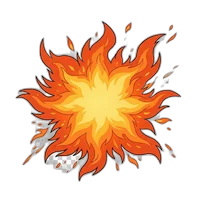
#> input picture assets/attack-fx-fire.webp, 200 x 200 px
$ python process-character-sprite.py ../assets/attack-fx-fire.webp out.png
#> lines starting #> are read from the running program, lines starting #| are printed output that depends on the picture; after the words box and inside, x2 and y2 are one past the last pixel; in counts of white or black regions, pixels touching at a corner belong together
#!/usr/bin/env python3
"""
Character sprite preprocessor — deterministic pipeline for cartoon train art.

Why this exists:
- AI rembg (u2net, isnet) hallucinates on flat cartoon art, removing inner body regions.
- Each sprite source has different characteristics (white bg JPEG / gray matte PNG / transparent PNG).
- Need consistent output dimensions for game engine positioning (spriteHeight + wheelPositions).

Usage:
    python3 scripts/process-character-sprite.py <input> <output.webp> [--outline] [--detect-wheels]

Example:
    python3 scripts/process-character-sprite.py \\
        "assets/train/linus casey/Linus.png" \\
        assets/train/linus-body.webp \\
        --outline --detect-wheels

Pipeline:
1. Detect source type — RGBA with existing transparency, white bg, gray matte, colored bg
2. Apply best threshold removal (no AI hallucination on flat fills)
3. Strip horizontal rail lines (thin dark bands <=6px with >70% opacity, brightness <60)
4. Optional: erode 1px anti-alias fringe + dilate 3px to add white outline stroke (for blend)
5. Crop to content bbox
6. Resize max 700px width
7. Save as WebP quality 92 method 6
8. Optional: scan sprite for wheel positions (dark clusters in bottom 20%)

See documentation/LESSONS-LEARNED.md "Manual threshold beats AI rembg for cartoon art".
"""
import sys
import argparse
from PIL import Image, ImageFilter
import numpy as np


def detect_source_bg(arr, h, w):
    """Return ('transparent', 'white', 'gray', 'colored') based on corner sampling."""
    corners = [arr[0,0], arr[0,w-1], arr[h-1,0], arr[h-1,w-1]]
    alphas = [c[3] for c in corners]
    if all(a < 128 for a in alphas):
        return 'transparent'
    rgbs = [c[:3] for c in corners]
    # All corners nearly white?
    if all(r >= 235 and g >= 235 and b >= 235 for r,g,b in rgbs):
        return 'white'
    # All corners similar gray?
    if all(abs(int(r)-int(g)) < 20 and abs(int(g)-int(b)) < 20 and 180 <= r <= 245 for r,g,b in rgbs):
        return 'gray'
    return 'colored'


# [11 lines left out: function threshold_remove, not called in this run]


def strip_rail_lines(arr, h, w, max_thickness=6, brightness_thresh=60, opacity_min=0.5):
    """Remove thin dark horizontal bands (rail lines embedded in source art)."""
    rail_rows = []
    for y in range(h):
        row = arr[y]
        opaque = (row[:, 3] > 128)
        if opaque.sum() < w * opacity_min: continue
        op_rgb = row[opaque, :3]
        if op_rgb.mean() > brightness_thresh: continue
        rail_rows.append(y)
    if not rail_rows: return arr
    groups = [[rail_rows[0]]]
    for y in rail_rows[1:]:
        if y - groups[-1][-1] <= 1: groups[-1].append(y)
        else: groups.append([y])
    for g in groups:
        if len(g) <= max_thickness:
            for y in g: arr[y, :, 3] = 0
    return arr


# [51 lines left out: functions add_outline, erode_fringe, detect_wheels, not called in this run]


def process(src_path, out_path, add_stroke=False, do_detect_wheels=False,
            target_height=100, max_width=700):
#> called with src_path = '../assets/attack-fx-fire.webp', out_path = 'out.png', add_stroke = False, do_detect_wheels = False, target_height = 100, max_width = 700
    img = Image.open(src_path).convert('RGBA')
#> img is the input picture: PIL image 200x200 RGBA; mean R, G, B, A 86.4, 50.6, 25.3, 91
    arr = np.array(img)
    h, w = arr.shape[:2]
#> h = 200; w = 200
    bg_type = detect_source_bg(arr, h, w)
#> in detect_source_bg, `corners = [arr[0,0], arr[0,w-1], arr[h-1,0], arr[h-1,w-1]]`: corners = [[0, 0, 0, 0], [0, 0, 0, 0], [0, 0, 0, 0], [0, 0, 0, 0]]
#> in detect_source_bg, `alphas = [c[3] for c in corners]`: alphas = [0, 0, 0, 0]
#> bg_type = 'transparent'
    print(f'[info] Source {w}×{h}, bg type: {bg_type}')
#| [info] Source 200×200, bg type: transparent

    if bg_type == 'transparent':
        pass  # no removal needed
    elif bg_type == 'white':
        arr = threshold_remove(arr, threshold=240)
    elif bg_type == 'gray':
        arr = threshold_remove(arr, threshold=200)
    else:  # colored
        arr = threshold_remove(arr, threshold=235)

    arr = strip_rail_lines(arr, h, w)
#> after the loop in strip_rail_lines, `for y in range(h):`: rail_rows = []

    if add_stroke:
        tmp = Image.fromarray(arr, 'RGBA')
        tmp = erode_fringe(tmp, iterations=1)
        arr = np.array(tmp)
        arr = add_outline(arr, stroke_px=3, alpha=240)

    out = Image.fromarray(arr, 'RGBA')
    bbox = out.getbbox()
#> bbox = (15, 20, 182, 183)
    if bbox: out = out.crop(bbox)
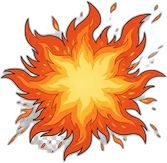
#> out: PIL image 167x163 RGBA; mean R, G, B, A 126.6, 74, 36.9, 133.7; transparent parts drawn white
    if out.width > max_width:
        out.thumbnail((max_width, max_width), Image.LANCZOS)
    out.save(out_path, 'WEBP', quality=92, method=6)
    print(f'[ok] Saved {out.size[0]}×{out.size[1]} → {out_path}')
#| [ok] Saved 167×163 → out.png

    if do_detect_wheels:
        final_arr = np.array(out)
        wheels = detect_wheels(final_arr, *final_arr.shape[:2], target_height=target_height)
        if wheels:
            print(f'[wheels] Detected {len(wheels)} clusters at target spriteHeight={target_height}:')
            print(f'  wheelPositions: {wheels}')
        else:
            print('[wheels] No clusters auto-detected — use manual calibration or set wheelPositions:[]')


def main():
    ap = argparse.ArgumentParser()
    ap.add_argument('input')
    ap.add_argument('output')
    ap.add_argument('--outline', action='store_true', help='Add white stroke around sprite')
    ap.add_argument('--detect-wheels', action='store_true', help='Auto-detect wheel positions')
    ap.add_argument('--target-height', type=int, default=100, help='Target render spriteHeight for wheel scaling')
    ap.add_argument('--max-width', type=int, default=700)
    args = ap.parse_args()
    process(args.input, args.output, add_stroke=args.outline,
            do_detect_wheels=args.detect_wheels,
            target_height=args.target_height, max_width=args.max_width)


if __name__ == '__main__':
    main()

$ run again, on assets/battle-counter-bg.webp
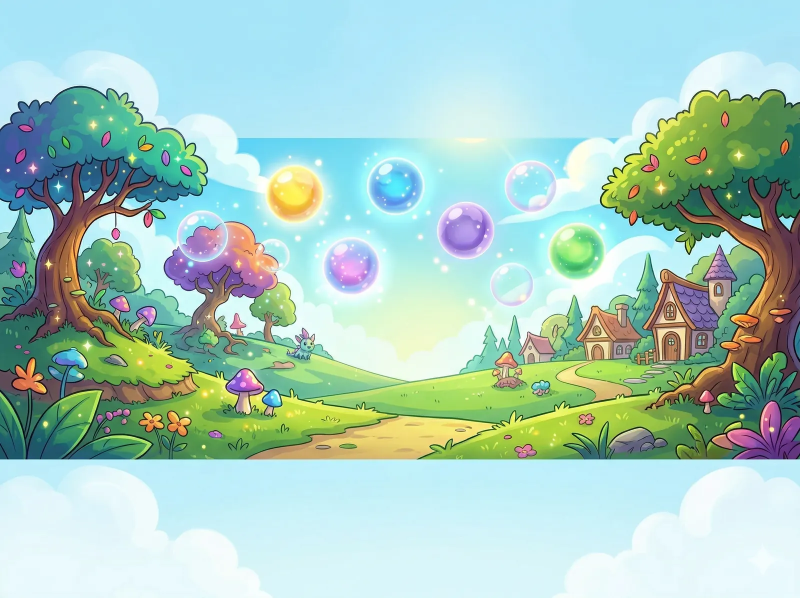
#> input picture assets/battle-counter-bg.webp, 1600 x 1195 px (shown at 1/2 size)
#> corners = [[169, 227, 246, 255], [168, 229, 247, 255], [226, 246, 246, 255], [233, 251, 254, 255]]
#> alphas = [255, 255, 255, 255]
#> rgbs = [[169, 227, 246], [168, 229, 247], [226, 246, 246], [233, 251, 254]]
#> bg_type = 'colored'
#| [info] Source 1600×1195, bg type: colored
#> in threshold_remove, rgb is the input picture: shape (1195, 1600, 3); mean R, G, B 167.7, 203.5, 192.1
#> in threshold_remove, `white_mask = (rgb[:,:,0] >= threshold) & (rgb[:,:,1] >= threshold) & (..`:
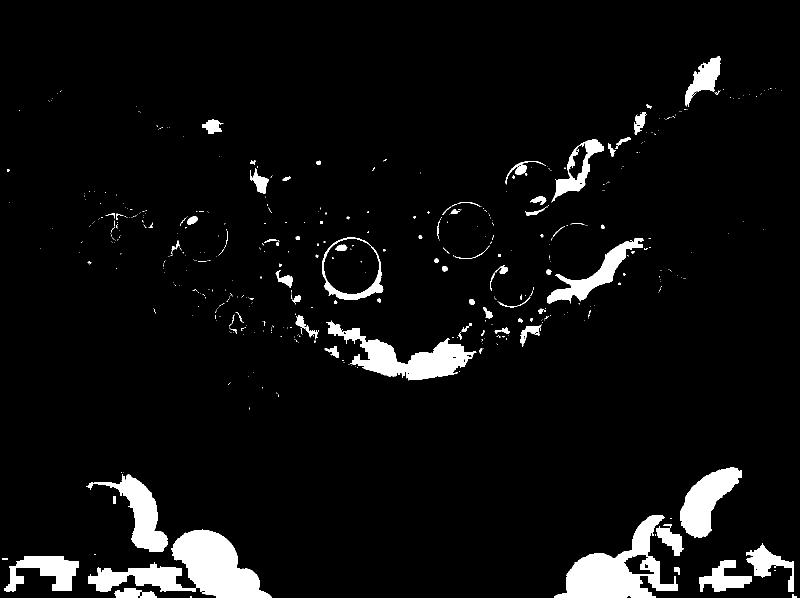
#> white_mask: shape (1195, 1600) bool (shown at 1/2 size); 5.7% white; 520 white regions (429 under 20 px), largest, box (x1, y1, x2, y2) and area: (176, 1059, 544, 1195) 22073, (1108, 1030, 1355, 1195) 16662, (652, 641, 953, 760) 12616
#> arr: shape (1195, 1600, 4); mean R, G, B, A 167.7, 203.5, 192.1, 240.3
#> after the loop in strip_rail_lines, `for y in range(h):`: rail_rows = []
#> bbox = (0, 0, 1600, 1195)
#> in process, `out.thumbnail((max_width, max_width), Image.LANCZOS)`:
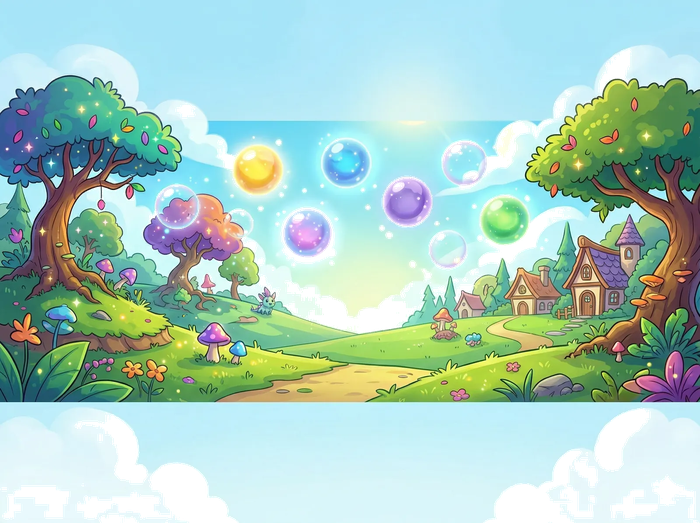
#> out: PIL image 700x523 RGBA; mean R, G, B, A 158.1, 193.4, 182.1, 240.3; transparent parts drawn white
#| [ok] Saved 700×523 → out.png

$ run again, on assets/battle-platform-player.webp
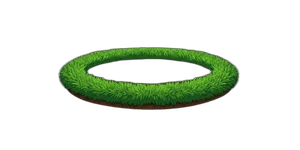
#> input picture assets/battle-platform-player.webp, 300 x 150 px
#> in process, img is the input picture: PIL image 300x150 RGBA; mean R, G, B, A 10, 18.3, 6.1, 38.2
#> corners = [[0, 0, 0, 0], [0, 0, 0, 0], [0, 0, 0, 0], [0, 0, 0, 0]]
#> alphas = [0, 0, 0, 0]
#> bg_type = 'transparent'
#| [info] Source 300×150, bg type: transparent
#> after the loop in strip_rail_lines, `for y in range(h):`: rail_rows = [93, 94, 95]
#> in strip_rail_lines, `groups = [[rail_rows[0]]]`: groups = [[93]]
#> the loop in strip_rail_lines, `for y in rail_rows[1:]:` made 2 passes
#> y on passes 1 to 2: 94, 95
#> after the loop in strip_rail_lines, `for y in rail_rows[1:]:`: groups = [[93, 94, 95]]
#> the loop in strip_rail_lines, `for g in groups:` made 1 pass
#> after the loop in strip_rail_lines, `for g in groups:`:
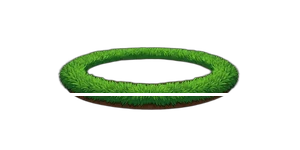
#> arr: shape (150, 300, 4); 1.06% of pixels changed, all inside (x1, y1, x2, y2) = (67, 93, 231, 96); transparent parts drawn white
#> bbox = (56, 45, 241, 113)
#> in process, `if bbox: out = out.crop(bbox)`:
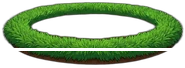
#> out: PIL image 185x68 RGBA; mean R, G, B, A 35.4, 65, 21.3, 127.4; transparent parts drawn white
#| [ok] Saved 185×68 → out.png
